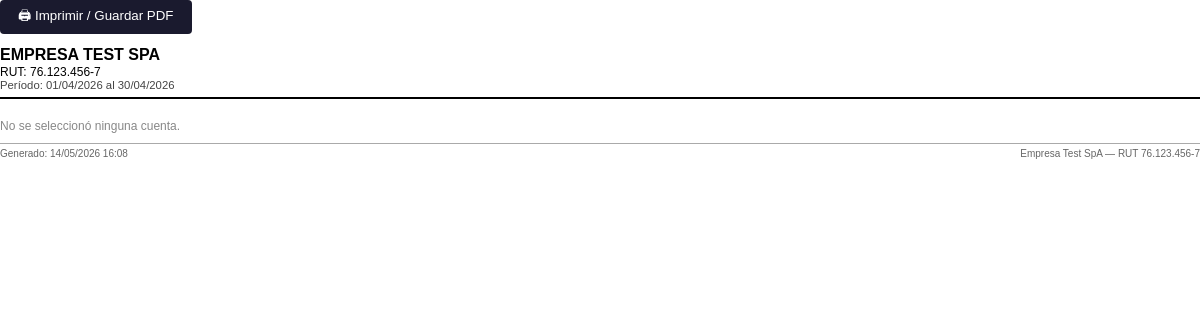
Page /empresa/1/reportes/mayor/imprimir on the committed database.
### models.py (models this page shows, shortened)
class Empresa(db.Model):
    __tablename__ = 'empresas'
    id = db.Column(db.Integer, primary_key=True)
    rut = db.Column(db.String(12), unique=True, nullable=False)
    razon_social = db.Column(db.String(200), nullable=False)
    nombre_fantasia = db.Column(db.String(200))
    giro = db.Column(db.String(300))
    activa = db.Column(db.Boolean, default=True)
    clave_sii = db.Column(db.String(200))   # clave portal SII (opcional)
    cuentas = db.relationship('Cuenta', backref='empresa', lazy='dynamic')
    asientos = db.relationship('Asiento', backref='empresa', lazy='dynamic')
    documentos_sii = db.relationship('DocumentoSII', backref='empresa', lazy='dynamic')
    movimientos_banco = db.relationship('MovimientoBanco', backref='empresa', lazy='dynamic')
    reglas = db.relationship('ReglaClasificacion', backref='empresa', lazy='dynamic')

### routes/reportes.py (the view, shortened to what this page needs)
@bp.route('/empresa/<int:eid>/reportes/mayor/imprimir')
def mayor_imprimir(eid):
    empresa = Empresa.query.get_or_404(eid)
    desde, hasta = _rango_fechas()
    cuenta_id = request.args.get('cuenta_id', type=int)
    cuenta_sel = Cuenta.query.get(cuenta_id) if cuenta_id else None
    movimientos = []
    saldo_inicial = 0.0
    from datetime import datetime
    return render_template('reportes/mayor_print.html', empresa=empresa,
                           cuenta_sel=cuenta_sel, movimientos=movimientos,
                           saldo_inicial=saldo_inicial, desde=desde, hasta=hasta,
                           now=datetime.now())

### routes/reportes.py (called while the page is built)
def _mes_anterior():
    hoy = date.today()
    if hoy.month == 1:
        y, m = hoy.year - 1, 12
    else:
        y, m = hoy.year, hoy.month - 1
    return date(y, m, 1), date(y, m, calendar.monthrange(y, m)[1])

def _rango_fechas():
    d_def, h_def = _mes_anterior()
    desde_str = request.args.get('desde', d_def.isoformat())
    hasta_str = request.args.get('hasta', h_def.isoformat())
    try:
        desde = date.fromisoformat(desde_str)
        hasta = date.fromisoformat(hasta_str)
    except ValueError:
        desde, hasta = _mes_anterior()
    return desde, hasta

### templates/reportes/mayor_print.html (shortened to what this page needs)
<!DOCTYPE html>
<html lang="es">
<head>
</head>
<body>
<button class="btn-print no-print" onclick="window.print()">🖨 Imprimir / Guardar PDF</button>
<div class="page-header">
  <div class="empresa-nombre">{{ empresa.razon_social }}</div>
  <div class="empresa-rut">RUT: {{ empresa.rut }}</div>
  <div class="periodo">Período: {{ desde.strftime('%d/%m/%Y') }} al {{ hasta.strftime('%d/%m/%Y') }}</div>
</div>
{% if cuenta_sel %}
<table>
  <thead>
    <tr>
      <th style="width:9%">Fecha</th>
      <th style="width:6%">N° As.</th>
      <th class="text-left" style="width:50%">Descripción</th>
      <th style="width:12%">Debe</th>
      <th style="width:12%">Haber</th>
      <th style="width:11%">Saldo</th>
    </tr>
  </thead>
  <tbody>
    <tr class="saldo-inicial">
      <td style="text-align:center">{{ desde.strftime('%d/%m/%Y') }}</td>
      <td></td>
      <td style="padding-left:6px">Saldo inicial (acumulado hasta {{ desde.strftime('%d/%m/%Y') }})</td>
      <td></td><td></td>
      <td class="saldo-num">{{ '{:,.0f}'.format(saldo_inicial).replace(',','.') }}</td>
    </tr>
    {% set saldo = [saldo_inicial] %}
    {% for l in movimientos %}
      {% if cuenta_sel.naturaleza == 'DEUDORA' %}
        {% set _ = saldo.append(saldo[-1] + (l.debe or 0) - (l.haber or 0)) %}
      {% else %}
        {% set _ = saldo.append(saldo[-1] + (l.haber or 0) - (l.debe or 0)) %}
      {% endif %}
    <tr>
      <td style="text-align:center">{{ l.asiento.fecha.strftime('%d/%m/%Y') }}</td>
      <td style="text-align:center">{{ l.asiento.numero }}</td>
      <td style="padding-left:6px">{{ l.descripcion or l.asiento.descripcion or '' }}</td>
      <td class="num">{% if l.debe %}{{ '{:,.0f}'.format(l.debe).replace(',','.') }}{% endif %}</td>
      <td class="num">{% if l.haber %}{{ '{:,.0f}'.format(l.haber).replace(',','.') }}{% endif %}</td>
      <td class="saldo-num">{{ '{:,.0f}'.format(saldo[-1]).replace(',','.') }}</td>
    </tr>
    {% endfor %}
  </tbody>
  <tfoot>
    <tr>
      <td colspan="3">TOTALES DEL PERÍODO</td>
      <td>{{ '{:,.0f}'.format(movimientos|sum(attribute='debe')).replace(',','.') }}</td>
      <td>{{ '{:,.0f}'.format(movimientos|sum(attribute='haber')).replace(',','.') }}</td>
      <td>{{ '{:,.0f}'.format(saldo[-1]).replace(',','.') }}</td>
    </tr>
  </tfoot>
</table>
{% else %}
<p style="color:#888;margin-top:20px">No se seleccionó ninguna cuenta.</p>
{% endif %}
<div class="page-footer">
  <span>Generado: {{ now.strftime('%d/%m/%Y %H:%M') }}</span>
  <span>{{ empresa.razon_social }} — RUT {{ empresa.rut }}</span>
</div>
</body>
</html>

### templates/reportes/mayor_print.html (style rules this page uses)
* { box-sizing: border-box; margin: 0; padding: 0; }
body { font-family: Arial, Helvetica, sans-serif; font-size: 9pt; color: #000; background: #fff; }
.page-header { margin-bottom: 10px; border-bottom: 2px solid #000; padding-bottom: 6px; }
.page-header .empresa-nombre { font-size: 12pt; font-weight: bold; text-transform: uppercase; }
.page-header .empresa-rut { font-size: 9pt; margin-top: 1px; }
.page-header .periodo { font-size: 8.5pt; color: #444; }
.page-footer { margin-top: 10px; border-top: 1px solid #aaa; padding-top: 4px; font-size: 7.5pt; color: #666; display: flex; justify-content: space-between; }
.btn-print { display: inline-block; margin-bottom: 12px; padding: 6px 18px; background: #1a1a2e; color: #fff; border: none; border-radius: 4px; font-size: 10pt; cursor: pointer; }

### rows in the picture
Empresa: razon_social "EMPRESA TEST SPA", rut "76.123.456-7", razon_social "Empresa Test SpA"

### other values in the picture
{{ desde.strftime('%d/%m/%Y') }} "01/04/2026"
{{ hasta.strftime('%d/%m/%Y') }} "30/04/2026"
